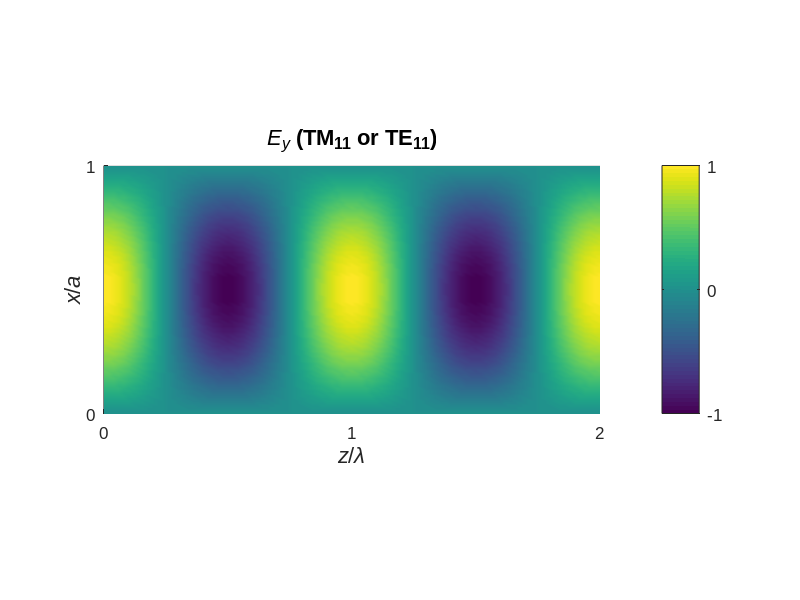

Source code (MATLAB):
% EYcontour
%
% This routine plots E_y on the y=b surface in a 
% rectangular waveguide with M=1 and N=1.  
% Written for ENEE 605 by  C. R. Menyuk, 
% November 2, 2009 for PS 2, no. 3.

AR = 2; %aspect ratio = number of wavelengths kept
AR = fix(AR);  %AR must be an integer >=1
if (AR < 1), AR = 1; end
clear xtv xtl
for mv = 0:AR
    xtv(mv+1) = mv/AR;
    xtl(mv+1) = mv;
end

close all

x = 0:0.01:1.0;
z = 0:0.01:1.0;
for jmov = 1:21
    zv = 0.99*cos((jmov-1)*0.1*pi-2*AR*pi*z)'*sin(pi*x);
    surf(z,x,zv')
    view(2)
    shading interp
    set(gca,'PlotBoxAspectRatio',[AR 1 1],...
            'ZLim',[-1 1],'CLim',[-1 1],...
            'XTick', xtv,'XTickLabel',xtl,...
            'YTick', [0 1],'YTickLabel',[0 1],...
            'FontName','Arial','FontSize',12)
    xlabel('{\itz}/{\it\lambda}','FontName','Arial','FontSize',16)
    ylabel('{\itx}/{\ita}','FontName','Arial','FontSize',16)
    cb = colorbar;
    set(cb,'FontName','Arial','FontSize',12,'YTick',[-1 0 1])
    title('{\itE}_{\ity} (TM_{11} or TE_{11})',...
        'FontName','Arial','FontSize',16)
            %set(gcf,'Position',[1 31 1440 796])
            %this command, when not commented out, sets the movie 
            %to full size on my computer
    figure(gcf)
    F(jmov) = getframe;
end
movie(F,5)